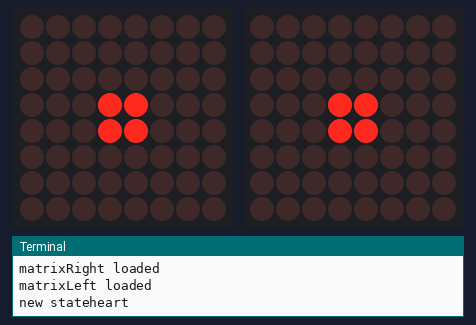
The program below on a simulated Raspberry Pi (BCM pin numbers). Shown: 2 × 8×8 LED matrix, the last lines printed to the terminal.

Above: at 0.16 s.
At 1.6 s:
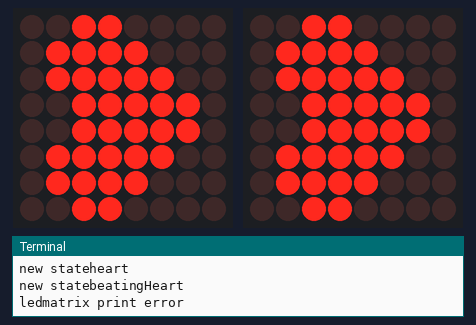

The program:

eyesTest.py
```python
#!/usr/bin/env python

import sched, time, requests, subprocess
from threading import Thread
import RPi.GPIO as GPIO
from Adafruit_LED_Backpack import SevenSegment
from Adafruit_LED_Backpack import Matrix8x8
import Adafruit_GPIO.SPI as SPI

stopEyes = False
stateEyes = 'heart'
displayMode = True

try:
	print('testing I2C')

	# 8X8 led matrix
	matrixRight = Matrix8x8.Matrix8x8()
	matrixRight.begin()
	print('matrixRight loaded')
	matrixLeft = Matrix8x8.Matrix8x8(address=0x72)
	matrixLeft.begin()
	print('matrixLeft loaded')

except Exception as e:
	print('error loading I2C')
	print(e)
	displayMode = False


def animateEyes(dummyvar):
	global stateEyes, stopEyes
	if (displayMode):
		eyesTemplates = {
			'heart': {
				'delay': .3,
				'loop': 2,
				'nextTemplate': 'beatingHeart',
				'sequences': [
					[
						['00000000', '00000000', '00000000', '00011000', '00011000', '00000000', '00000000', '00000000'],
						['00000000', '00000000', '00000000', '00011000', '00011000', '00000000', '00000000', '00000000']
					],
					[
						['00000000', '00000000', '00011000', '00111100', '00111100', '00011000', '00000000', '00000000'],
						['00000000', '00000000', '00011000', '00111100', '00111100', '00011000', '00000000', '00000000']
					],
					[
						['00000000', '01100110', '11111111', '11111111', '01111110', '00111100', '00011000', '00000000'],
						['00000000', '01100110', '11111111', '11111111', '01111110', '00111100', '00011000', '00000000']
					]
				]
			},
 			'beatingHeart': {
				'delay': .3,
				'loop': 3,
                'nextTemplate': 'beatingHeart',
				'sequences': [
					[
						['00000000', '00000000', '00011000', '00111100', '00111100', '00011000', '00000000', '00000000'],
						['00000000', '00000000', '00011000', '00111100', '00111100', '00011000', '00000000', '00000000']
					],
					[
						['00000000', '01100110', '11111111', '11111111', '01111110', '00111100', '00011000', '00000000'],
						['00000000', '01100110', '11111111', '11111111', '01111110', '00111100', '00011000', '00000000']
					],
					[
						['00000000', '01100110', '11111111', '11111111', '01111110', '00111100', '00011000', '00000000'],
						['00000000', '01100110', '11111111', '11111111', '01111110', '00111100', '00011000', '00000000']
					]
				]
			},
		}

		currentStateEyes = ''
        eyesSequence = 0

        while True:
			if (stateEyes != currentStateEyes):
				print('new state' + stateEyes)
				delay = eyesTemplates[stateEyes]['delay']
				currentStateEyes = stateEyes
				currentLoop = 0

			try:
				currentLoop = currentLoop + 1
				eyes = eyesTemplates[currentStateEyes]['sequences'][eyesSequence]
				#print(eyes)
				matrixLeft.clear()
				matrixRight.clear()
				for x in range(8):
					for y in range(8):
						matrixLeft.set_pixel(x, y, int(eyes[0][x][y]))
						matrixRight.set_pixel(x, y, int(eyes[1][x][y]))
				matrixLeft.write_display()
				matrixRight.write_display()

			except:
				print('ledmatrix print error')

			if stopEyes:
				print('stopped')
				matrixLeft.clear()
				matrixLeft.write_display()
				matrixRight.clear()
				matrixRight.write_display()
				break

			# next sequence
			sequenceCount = len(eyesTemplates[stateEyes]['sequences'])
			eyesSequence = eyesSequence + 1
			if (eyesSequence >= sequenceCount):
			    if ((currentLoop < eyesTemplates[stateEyes]['loop']) or (eyesTemplates[stateEyes]['loop'] == False)):
			        eyesSequence = 0
			    else:
			        stateEyes = eyesTemplates[stateEyes]['nextTemplate']

			time.sleep(delay)

def loop():
	while True:
		animateEyes(1)

def destroy():
	global stopEyes
	try:
		stopEyes = True
	except:
		print('I2C error')

if __name__ == '__main__':
	try:
		loop()

	except (KeyboardInterrupt):
		destroy()
```
